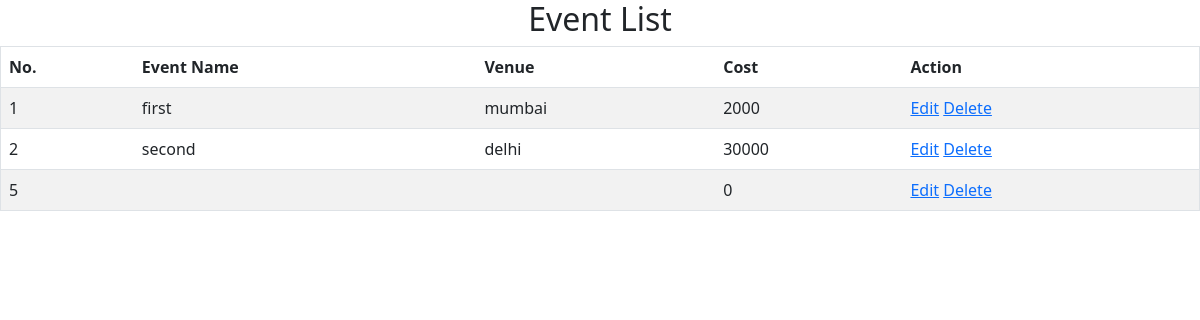
The app's page /eventlist.php (signed in) with its own data.
### tables this page shows
CREATE TABLE IF NOT EXISTS `event` (
  `event_id` int NOT NULL AUTO_INCREMENT,
  `ename` varchar(50) NOT NULL,
  `venue` varchar(50) NOT NULL,
  `cost` int NOT NULL,
  PRIMARY KEY (`event_id`)
);

### eventlist.php (the view, shortened to what this page needs)
<!DOCTYPE html>
<html lang="en">
<head>
    <link href="https://cdn.jsdelivr.net/npm/bootstrap@5.3.0/dist/css/bootstrap.min.css" rel="stylesheet">
</head>
<body>
    <h2 align="center"> Event List </h2>
    <table align="center" border="1" class="table table-striped">
        <thead>
            <tr>
                <th >No.</th>
                <th >Event Name</th>
                <th >Venue</th>
                <th >Cost</th>
                <th >Action</th>
            </tr>
        </thead>
        <tbody>
            <?php
$con=mysqli_connect("localhost","root","","ems");
$qry="SELECT * FROM `event` ORDER BY event_id ";
$run=mysqli_query($con,$qry);
while($res=mysqli_fetch_array($run))
{
    ?>
            <tr>
                <td><?php echo $res['event_id']?></td>
                <td><?php echo $res['ename']?></td>
                <td><?php echo $res['venue']?></td>
                <td><?php echo $res['cost']?></td>
                <td>
                    <a href="updateevent.php?id=<?php echo $res['event_id']?>">Edit</a>
                    <a href="deleteevent.php?id=<?php echo $res['event_id']?>">Delete</a>
                </td>
            </tr>
            <?php
}
            ?>
        </tbody>
</body>
</html>

### records on screen
event: event_id "1", ename "first", venue "mumbai", cost "2000"
event: event_id "2", ename "second", venue "delhi", cost "30000"
event: event_id "5", cost "0"
